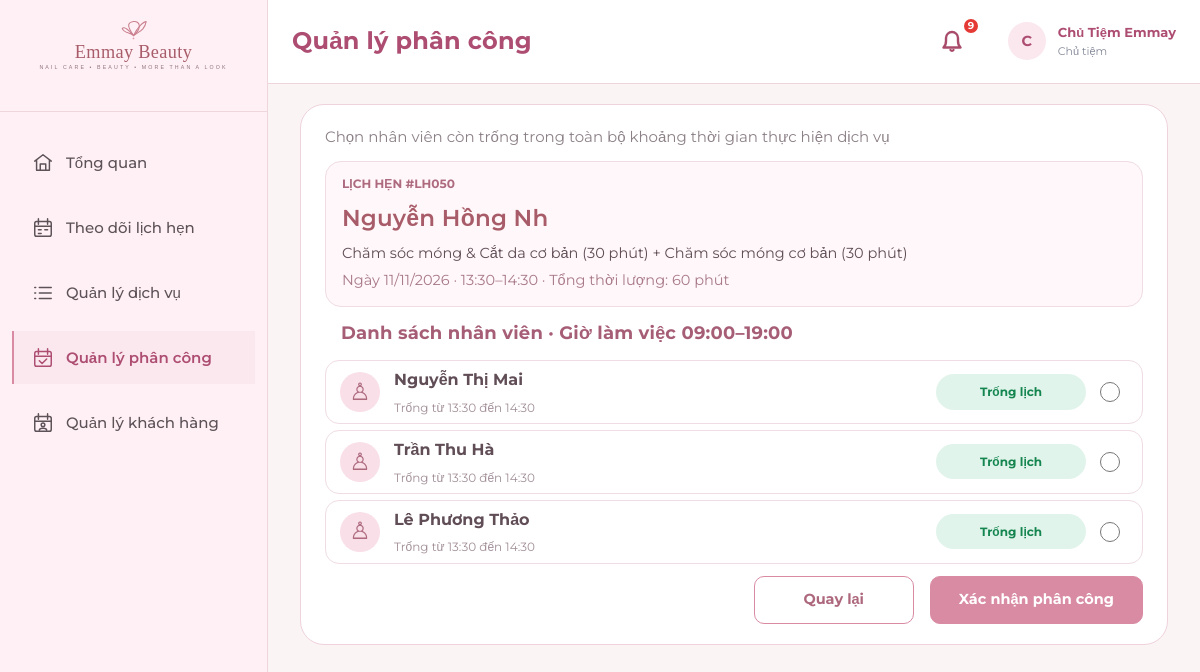
/owner/assignments/assign/LH050/ (signed in), run on the app's committed database.
### apps/appointments/models.py (models this page shows, shortened)
class LichHen(models.Model):
    TRANG_THAI_CHOICES = [
        ('Chờ xác nhận', 'Chờ xác nhận'),
        ('Đã xác nhận', 'Đã xác nhận'),
        ('Hoàn thành', 'Hoàn thành'),
        ('Hủy', 'Hủy'),
        ('Không đến', 'Không đến'),
    ]
    ma_lich_hen = models.CharField(max_length=10, primary_key=True, verbose_name='Mã lịch hẹn')
    khach_hang = models.ForeignKey(KhachHang, on_delete=models.PROTECT, related_name='lich_hen', verbose_name='Khách hàng')
    tai_khoan_huy = models.ForeignKey(
        TaiKhoan, on_delete=models.SET_NULL, null=True, blank=True,
        related_name='lich_hen_da_huy', verbose_name='Tài khoản hủy'
    )
    ngay_gio_bat_dau = models.DateTimeField(verbose_name='Ngày giờ bắt đầu')
    ten_lien_he = models.CharField(max_length=100, verbose_name='Tên liên hệ')
    so_dien_thoai_lien_he = models.CharField(
        max_length=10, validators=[phone_validator], verbose_name='SĐT liên hệ'
    )
    trang_thai = models.CharField(
        max_length=30, choices=TRANG_THAI_CHOICES, default='Chờ xác nhận',
        verbose_name='Trạng thái'
    )
    thoi_diem_huy = models.DateTimeField(null=True, blank=True, verbose_name='Thời điểm hủy')
    thoi_diem_tao = models.DateTimeField(auto_now_add=True, verbose_name='Thời điểm tạo')
    class Meta:
        db_table = 'LichHen'
        verbose_name = 'Lịch Hẹn'
        verbose_name_plural = 'Lịch Hẹn'
        ordering = ['-ngay_gio_bat_dau']
    @property
    def tong_thoi_luong(self):
        return sum(ct.thoi_luong_dat for ct in self.chi_tiet.all())
    @property
    def ngay_gio_ket_thuc(self):
        return self.ngay_gio_bat_dau + timedelta(minutes=self.tong_thoi_luong)
    @property
    def phan_cong_hien_tai(self):
        return self.phan_cong.filter(dang_phu_trach=True).first()

class ChiTietLichHen(models.Model):
    lich_hen = models.ForeignKey(LichHen, on_delete=models.CASCADE, related_name='chi_tiet', verbose_name='Lịch hẹn')
    dich_vu = models.ForeignKey(DichVu, on_delete=models.PROTECT, related_name='chi_tiet_lich_hen', verbose_name='Dịch vụ gốc')
    ten_dich_vu_dat = models.CharField(max_length=60, verbose_name='Tên dịch vụ lúc đặt')
    don_gia_dat = models.DecimalField(max_digits=12, decimal_places=0, verbose_name='Đơn giá lúc đặt')
    thoi_luong_dat = models.SmallIntegerField(verbose_name='Thời lượng lúc đặt (phút)')
    ghi_chu_thuc_hien = models.CharField(max_length=255, blank=True, null=True, verbose_name='Ghi chú thực hiện')
    class Meta:
        db_table = 'ChiTietLichHen'
        verbose_name = 'Chi Tiết Lịch Hẹn'
        verbose_name_plural = 'Chi Tiết Lịch Hẹn'
        unique_together = ('lich_hen', 'dich_vu')

### apps/accounts/models.py (models this page shows, shortened)
class NhanVien(models.Model):
    ma_nhan_vien = models.CharField(max_length=10, primary_key=True, verbose_name='Mã nhân viên')
    tai_khoan = models.OneToOneField(TaiKhoan, on_delete=models.CASCADE, related_name='nhan_vien', verbose_name='Tài khoản')
    ten_nhan_vien = models.CharField(max_length=50, verbose_name='Tên nhân viên')
    class Meta:
        db_table = 'NhanVien'
        verbose_name = 'Nhân Viên'
        verbose_name_plural = 'Nhân Viên'
        ordering = ['ma_nhan_vien']

### apps/assignments/views.py (the view, shortened to what this page needs)
# urls.py: path('assignments/assign/<str:appointment_pk>/', assignment_views.owner_assign_staff, name='assign_staff'),
@owner_required
def owner_assign_staff(request, appointment_pk):
    appointment = get_object_or_404(LichHen, pk=appointment_pk)
    employees = NhanVien.objects.all()
    if appointment.trang_thai in ['Hoàn thành', 'Hủy', 'Không đến']:
        messages.error(request, 'Không thể phân công nhân viên cho lịch hẹn đã hoàn thành hoặc đã hủy.')
        return redirect('owner:appointment_detail', pk=appointment_pk)
    current_assignment = appointment.phan_cong_hien_tai
    if current_assignment and request.GET.get('change') != '1':
        return render(request, 'owner/assignment_form.html', {
            'appointment': appointment,
            'employees': employees,
        })
    busy_assignments = PhanCong.objects.filter(
        dang_phu_trach=True,
        trang_thai_tiep_nhan__in=['Chờ phản hồi', 'Đã tiếp nhận'],
        lich_hen__trang_thai__in=['Chờ xác nhận', 'Đã xác nhận'],
    ).exclude(lich_hen=appointment).select_related('lich_hen').prefetch_related('lich_hen__chi_tiet')
    conflicts = {}
    for assignment in busy_assignments:
        other = assignment.lich_hen
        if appointment.ngay_gio_bat_dau < other.ngay_gio_ket_thuc and other.ngay_gio_bat_dau < appointment.ngay_gio_ket_thuc:
            conflicts.setdefault(assignment.nhan_vien_id, other)
    employee_options = [
        {'employee': employee, 'conflict': conflicts.get(employee.pk),
         'selected': bool(current_assignment and current_assignment.nhan_vien_id == employee.pk)}
        for employee in employees
    ]
    return render(request, 'owner/assignment_staff_selection.html', {
        'appointment': appointment,
        'employees': employees,
        'employee_options': employee_options,
        'current_assignment': current_assignment,
        'open_hour': OPEN_HOUR,
        'close_hour': CLOSE_HOUR,
    })

### apps/notifications/context_processors.py (called while the page is built)
def notifications_processor(request):
    context = {
        'unread_notifications_count': 0,
        'recent_notifications': [],
        'unread_rejection_ids': [],
    }
    if request.user.is_authenticated:
        try:
            tai_khoan = getattr(request.user, 'tai_khoan', None)
            if tai_khoan:
                user_notifications = ThongBao.objects.filter(tai_khoan=tai_khoan)
                context['unread_notifications_count'] = user_notifications.filter(da_doc=False).count()
                if tai_khoan.vai_tro == 'Chủ Tiệm':
                    context['unread_rejection_ids'] = list(user_notifications.filter(da_doc=False, loai_thong_bao='Từ chối').values_list('pk', flat=True))
                context['recent_notifications'] = user_notifications.order_by('-thoi_diem_tao')[:8]
        except Exception:
            pass
    return context

### templates/owner/assignment_staff_selection.html (shortened to what this page needs)
{% extends 'owner/overview.html' %}
{% block body_class %} owner-overview owner-assign-staff{% endblock %}
{% block page_title %}Quản lý phân công{% endblock %}
{% block extra_css %}
<link rel="stylesheet" href="/static/css/owner-overview.css">
{% endblock %}
{% block content %}
<section class="staff-card">
  <p class="staff-intro">{% if current_assignment %}Chọn nhân viên mới thay thế nhân viên hiện tại{% else %}Chọn nhân viên còn trống trong toàn bộ khoảng thời gian thực hiện dịch vụ{% endif %}</p>
  <div class="staff-appointment">
    <small>LỊCH HẸN #{{ appointment.ma_lich_hen }}</small>
    <h1>{{ appointment.ten_lien_he }}</h1>
    <p>{% for detail in appointment.chi_tiet.all %}{{ detail.ten_dich_vu_dat }} ({{ detail.thoi_luong_dat }} phút){% if not forloop.last %} + {% endif %}{% empty %}Chưa có dịch vụ{% endfor %}</p>
    <p class="staff-time">Ngày {{ appointment.ngay_gio_bat_dau|date:'d/m/Y' }} · {{ appointment.ngay_gio_bat_dau|date:'H:i' }}–{{ appointment.ngay_gio_ket_thuc|date:'H:i' }} · Tổng thời lượng: {{ appointment.tong_thoi_luong }} phút</p>
  </div>
  {% if current_assignment %}<p class="staff-current">✓ Nhân viên hiện tại: {{ current_assignment.nhan_vien.ten_nhan_vien }}</p>{% else %}<h2 class="staff-heading">Danh sách nhân viên · Giờ làm việc {{ open_hour|stringformat:'02d' }}:00–{{ close_hour|stringformat:'02d' }}:00</h2>{% endif %}
  <form method="post" action="{% url 'owner:assign_staff' appointment.pk %}">
    <fieldset class="staff-options" aria-label="Chọn kỹ thuật viên">
      {% for option in employee_options %}
      <label class="staff-option">
        <span class="staff-avatar" aria-hidden="true">♙</span>
        <span><span class="staff-name">{{ option.employee.ten_nhan_vien }}</span><span class="staff-subtitle">{% if option.conflict %}Đã có lịch {{ option.conflict.ngay_gio_bat_dau|date:'H:i' }}–{{ option.conflict.ngay_gio_ket_thuc|date:'H:i' }}{% else %}Trống từ {{ appointment.ngay_gio_bat_dau|date:'H:i' }} đến {{ appointment.ngay_gio_ket_thuc|date:'H:i' }}{% endif %}</span></span>
        <span class="staff-status{% if option.conflict %} busy{% endif %}">{% if option.conflict %}Đã có lịch{% else %}Trống lịch{% endif %}</span>
        <input type="radio" name="nhan_vien_id" value="{{ option.employee.pk }}" {% if option.selected and not option.conflict %}checked{% endif %} {% if option.conflict %}disabled{% endif %} required>
      </label>
      {% empty %}<p class="staff-no-employees">Hiện không có nhân viên để phân công.</p>{% endfor %}
    </fieldset>
    <div class="staff-actions"><a href="{% url 'owner:assignments_list' %}{% if current_assignment %}?mode=change{% endif %}">Quay lại</a><button type="submit">{% if current_assignment %}Tiếp tục{% else %}Xác nhận phân công{% endif %}</button></div>
  </form>
</section>
{% endblock %}

### static/css/style.css (style rules this page uses)
:root { --primary-rose: #C97F8E; --btn-rose: #D98F9F; --btn-rose-hover: #C57B8C; --dark-rose: #A85C69; --deep-rose: #8C4350; --blush-pink: #F5DDE2; --soft-pink: #FBECEF; --light-pink: #FFF4F6; --ivory-white: #FFF9F8; --card-bg: #FFFFFF; --text-main: #343039; --text-muted: #7E7478; --text-light: #A3969B; --border-pink: #EED6DC; --border-focus: #D98F9F; --status-pending: #E09F3E; --status-pending-bg: #FFF5E6; --status-confirmed: #4A90E2; --status-confirmed-bg: #EBF4FC; --status-completed: #2E7D32; --status-completed-bg: #EAF5EA; --status-canceled: #C62828; --status-canceled-bg: #FDE8E8; --status-noshow: #757575; --status-noshow-bg: #EEEEEE; --font-heading: 'Playfair Display', serif; --font-body: 'Montserrat', sans-serif; --shadow-sm: 0 2px 8px rgba(201, 127, 142, 0.08); --shadow-md: 0 4px 20px rgba(168, 92, 105, 0.12); --shadow-lg: 0 10px 30px rgba(168, 92, 105, 0.16); --radius-sm: 8px; --radius-md: 14px; --radius-lg: 20px; --radius-full: 9999px; }
* { margin: 0; padding: 0; box-sizing: border-box; }
body { font-family: var(--font-body); font-size: 14.5px; line-height: 1.6; color: var(--text-main); background-color: var(--ivory-white); min-height: 100vh; display: flex; flex-direction: column; }
h1, h2, h3, h4, h5, h6, input, button, select, textarea, table, th, td { font-family: var(--font-body); }
h1, h2, h3 { color: var(--dark-rose); font-weight: 600; letter-spacing: 0.2px; }
a { color: var(--dark-rose); text-decoration: none; transition: all 0.2s ease; }

### static/css/dashboard.css (style rules this page uses)
body.app-layout { display: flex !important; flex-direction: row !important; min-height: 100vh; background-color: #FAF4F5; margin: 0; padding: 0; width: 100%; box-sizing: border-box; }

### static/css/owner-overview.css (style rules this page uses)
body.owner-overview { background:#fff5f8; }

### templates/owner/assignment_staff_selection.html (style rules this page uses)
.staff-card { box-sizing:border-box; max-width:1200px; margin:0 auto; padding:20px 24px; border:1px solid #efd2dc; border-radius:24px; background:#fff; }
.staff-intro { margin:0 0 12px; color:#8c8087; font-size:15px; }
.staff-appointment { padding:10px 16px; border:1px solid #efdce4; border-radius:16px; background:#fff7f9; color:#604d56; }
.staff-appointment small { color:#ae6b80; font-weight:700; }
.staff-appointment h1 { margin:5px 0; font-size:23px; }
.staff-appointment p { margin:4px 0; }
.staff-time { color:#a87989; }
.staff-heading { margin:12px 16px; color:#a65d76; font-size:18px; font-weight:700; }
.staff-options { display:grid; gap:6px; border:0; padding:0; margin:0; min-width:0; }
.staff-option { display:grid; grid-template-columns:40px minmax(0,1fr) 150px 28px; align-items:center; gap:14px; padding:6px 14px; border:1px solid #efdce4; border-radius:14px; cursor:pointer; }
.staff-avatar { width:40px; height:40px; display:grid; place-items:center; border-radius:50%; background:#f9dfe7; color:#ae6b80; font-size:24px; }
.staff-name { display:block; color:#604d56; font-size:16px; font-weight:700; }
.staff-subtitle { display:block; margin-top:5px; color:#a18e97; font-size:12px; }
.staff-status { text-align:center; padding:8px; border-radius:20px; background:#e1f4eb; color:#168651; font-size:12px; font-weight:700; }
.staff-option input { width:20px; height:20px; accent-color:#d98ba3; }
.staff-actions { display:flex; justify-content:flex-end; flex-wrap:wrap; gap:16px; margin-top:12px; }
.staff-actions a,.staff-actions button { display:inline-flex; align-items:center; justify-content:center; min-height:48px; padding:0 28px; border:1px solid #d98ba3; border-radius:10px; font:inherit; font-weight:700; text-decoration:none; cursor:pointer; }
.staff-actions a { min-width:160px; background:white; color:#ad687d; }
.staff-actions button { background:#d98ba3; color:white; }

### data on the page
LichHen: ma_lich_hen "LH050", ten_lien_he "Nguyễn Hồng Nh", ngay_gio_bat_dau "11/11/2026", ngay_gio_bat_dau "13:30", ngay_gio_ket_thuc "14:30", tong_thoi_luong "60"
ChiTietLichHen: ten_dich_vu_dat "Chăm sóc móng & Cắt da cơ bản", thoi_luong_dat "30"
ChiTietLichHen: ten_dich_vu_dat "Chăm sóc móng cơ bản", thoi_luong_dat "30"
NhanVien: employee.ten_nhan_vien "Nguyễn Thị Mai"
NhanVien: employee.ten_nhan_vien "Trần Thu Hà"
NhanVien: employee.ten_nhan_vien "Lê Phương Thảo"

### other printed values
{{ unread_notifications_count }} "9"
{{ owner_name|slice:":1"|upper }} "C"
{{ owner_name }} "Chủ Tiệm Emmay"
{{ open_hour|stringformat:'02d' }} "09"
{{ close_hour|stringformat:'02d' }} "19"
